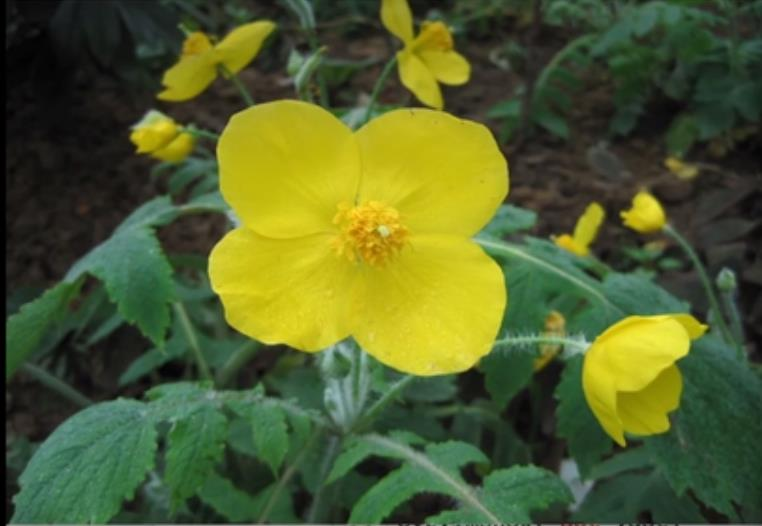
#> input picture opencv_python sample code/图片美化效果/01.jpg, 762 x 526 px
$ jupyter execute '彩色图片直方图均衡化手写源码.ipynb'   (older library calls are emulated)
#> lines starting #> are read from the running program, lines starting #| are printed output that depends on the picture
[cell 1]
import cv2
import numpy as np

img = cv2.imread('./01.jpg')
#> img is the input picture: shape (526, 762, 3); mean B, G, R 44.6, 94.4, 81.8
h,w = img.shape[:2]
#> h = 526; w = 762
# # 灰度化

count_b = np.zeros(256,np.float)
count_g = np.zeros(256,np.float)
count_r = np.zeros(256,np.float)

for i in range(0,h):
    for j in range(0,w):
#         pixel = gray[i,j]
        (b,g,r) = img[i,j]
        index_b = int(b)
        index_g = int(g)
        index_r = int(r)
        count_b[index_b] = count_b[index_b] + 1
        count_g[index_g] = count_g[index_g] + 1
        count_r[index_r] = count_r[index_r] + 1
#> after the loop, count_b = 256 values, max 8391 at index 34, min 0 at index 184, mean 1565.7; count_g = 256 values, max 3668 at index 47, min 0 at index 240, mean 1565.7; count_r = 256 values, max 6388 at index 35, min 2 at index 255, mean 1565.7

for i in range(0,256):
    count_b[i] = count_b[i]/(h * w)
    count_g[i] = count_g[i]/(h * w)
    count_r[i] = count_r[i]/(h * w)
#> after the loop, count_b = 256 values, max 0.0209 at index 34, min 0 at index 184, mean 0.00391; count_g = 256 values, max 0.00915 at index 47, min 0 at index 240, mean 0.00391; count_r = 256 values, max 0.0159 at index 35, min 4.99e-06 at index 255, mean 0.00391
# 计算累计概率
sum_b = float(0)
sum_g = float(0)
sum_r = float(0)
for i in range(0,256):
    sum_b = sum_b + count_b[i]
    count_b[i] = sum_b
    sum_g = sum_g + count_g[i]
    count_g[i] = sum_g
    sum_r = sum_r + count_r[i]
    count_r[i] = sum_r
#> this loop made 256 passes
#> (sum_b, sum_g, sum_r) on passes 1 to 3: (0.00598, 0.00382, 0.00298), (0.00823, 0.0055, 0.00494), (0.00989, 0.0063, 0.00608)
#> after the loop, count_b = 256 values from 0.00598 to 1; count_g = 256 values from 0.00382 to 1; count_r = 256 values from 0.00298 to 1; sum_b = 1; sum_g = 1; sum_r = 1
#计算映射表
map_b = np.zeros(256,np.int16)
map_g = np.zeros(256,np.int16)
map_r = np.zeros(256,np.int16)
for i in range(0,256):
    map_b[i] = np.uint16(count_b[i] * 255)
    map_g[i] = np.uint16(count_g[i] * 255)
    map_r[i] = np.uint16(count_r[i] * 255)
#> after the loop, map_b = 256 values from 1 to 254; map_g = 256 values from 0 to 255; map_r = 256 values from 0 to 254
#映射
dst = np.zeros(img.shape,np.uint8)
for i in range(0,h):
    for j in range(0,w):
        (b,g,r) = img[i,j]
        dst[i,j] = (map_b[b],map_g[g],map_r[r])
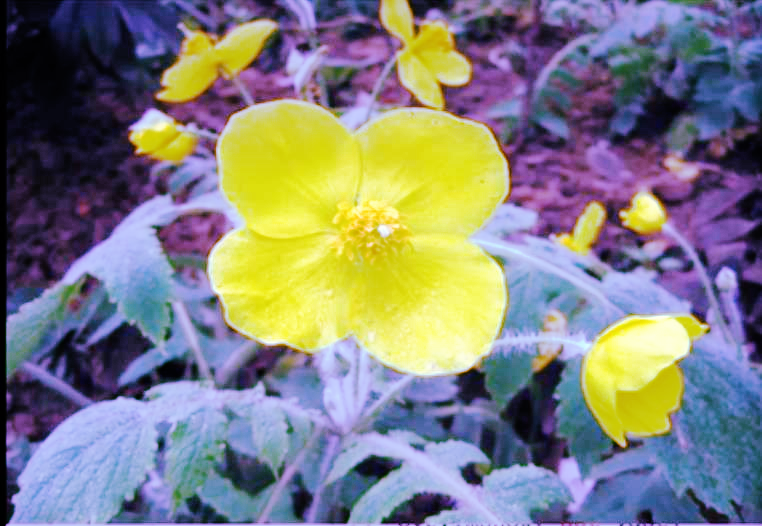
#> dst: shape (526, 762, 3); mean B, G, R 128.7, 127.7, 128

cv2.imshow("final",dst)
cv2.waitKey(0)
cv2.destroyAllWindows()


$ run again, with opencv_python sample code/图片美化效果/girl.jpg copied over opencv_python sample code/图片美化效果/01.jpg
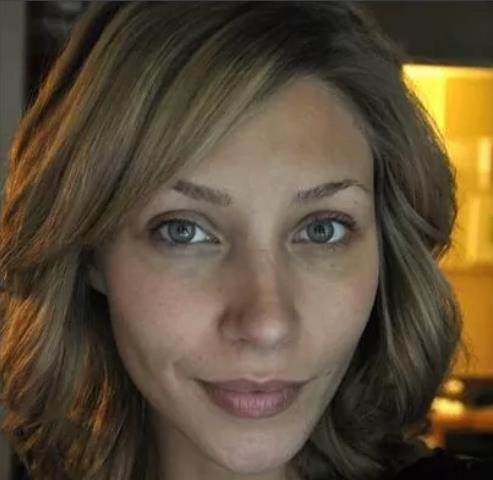
#> input picture opencv_python sample code/图片美化效果/girl.jpg, 493 x 480 px
#> img is the input picture: shape (480, 493, 3); mean B, G, R 56, 76.6, 91
#> after the loop `for i in range(0,h):`: count_b = 256 values, max 4048 at index 29, min 0 at index 186, mean 924.4; count_g = 256 values, max 3447 at index 40, min 8 at index 0, mean 924.4; count_r = 256 values, max 3134 at index 43, min 0 at index 0, mean 924.4
#> after the loop `for i in range(0,256):`: count_b = 256 values, max 0.0171 at index 29, min 0 at index 186, mean 0.00391; count_g = 256 values, max 0.0146 at index 40, min 3.38e-05 at index 0, mean 0.00391; count_r = 256 values, max 0.0132 at index 43, min 0 at index 0, mean 0.00391
#> the loop `for i in range(0,256):` made 256 passes
#> (sum_b, sum_g, sum_r) on passes 1 to 3: (0.00145, 3.38e-05, 0), (0.00207, 0.000123, 0), (0.00305, 0.000938, 2.54e-05)
#> after the loop `for i in range(0,256):`: count_b = 256 values from 0.00145 to 1; count_g = 256 values from 3.38e-05 to 1; count_r = 256 values from 0 to 1; sum_b = 1
#> after the loop `for i in range(0,256):`: map_b = 256 values from 0 to 255; map_r = 256 values from 0 to 254
#> after the loop `for i in range(0,h):`:
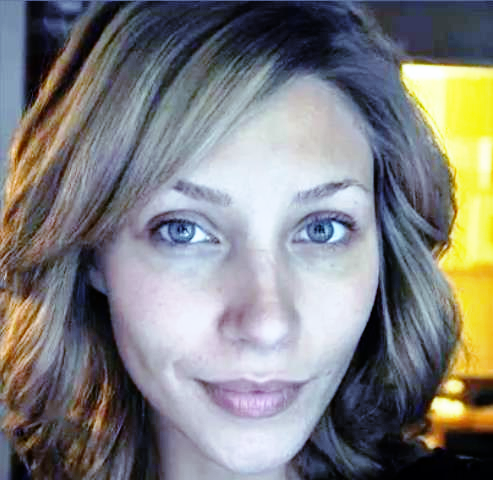
#> dst: shape (480, 493, 3); mean B, G, R 128.2, 127.9, 127.8

$ run again, with opencv_python sample code/图片美化效果/noise.png saved as opencv_python sample code/图片美化效果/01.jpg
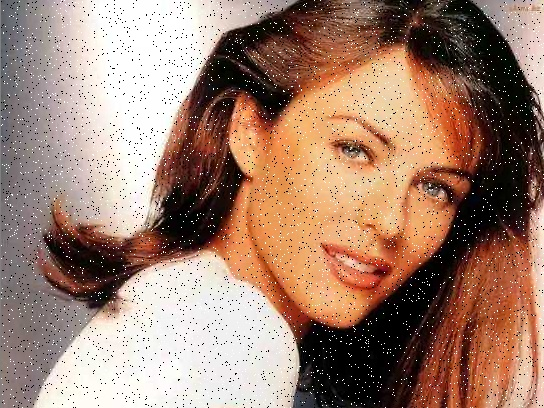
#> input picture opencv_python sample code/图片美化效果/noise.png, 544 x 408 px
#> img is the input picture: shape (408, 544, 3); mean B, G, R 111.7, 128.5, 160.6
#> after the loop `for i in range(0,h):`: count_b = 256 values, max 15071 at index 0, min 292 at index 176, mean 867; count_g = 256 values, max 9372 at index 0, min 291 at index 213, mean 867; count_r = 256 values, max 11433 at index 255, min 227 at index 81, mean 867
#> after the loop `for i in range(0,256):`: count_b = 256 values, max 0.0679 at index 0, min 0.00132 at index 176, mean 0.00391; count_g = 256 values, max 0.0422 at index 0, min 0.00131 at index 213, mean 0.00391; count_r = 256 values, max 0.0515 at index 255, min 0.00102 at index 81, mean 0.00391
#> the loop `for i in range(0,256):` made 256 passes
#> (sum_b, sum_g, sum_r) on passes 1 to 3: (0.0679, 0.0422, 0.019), (0.083, 0.0546, 0.0272), (0.1, 0.0668, 0.0352)
#> after the loop `for i in range(0,256):`: count_b = 256 values from 0.0679 to 1; count_g = 256 values from 0.0422 to 1; count_r = 256 values from 0.019 to 1; sum_b = 1
#> after the loop `for i in range(0,256):`: map_b = 256 values from 17 to 255; map_g = 256 values from 10 to 255; map_r = 256 values from 4 to 254
#> after the loop `for i in range(0,h):`:
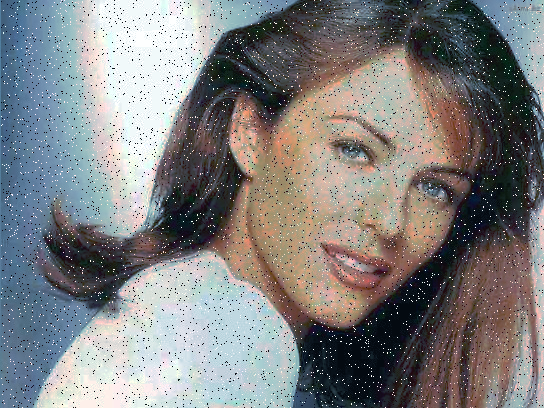
#> dst: shape (408, 544, 3); mean B, G, R 128.3, 127.9, 128.2
